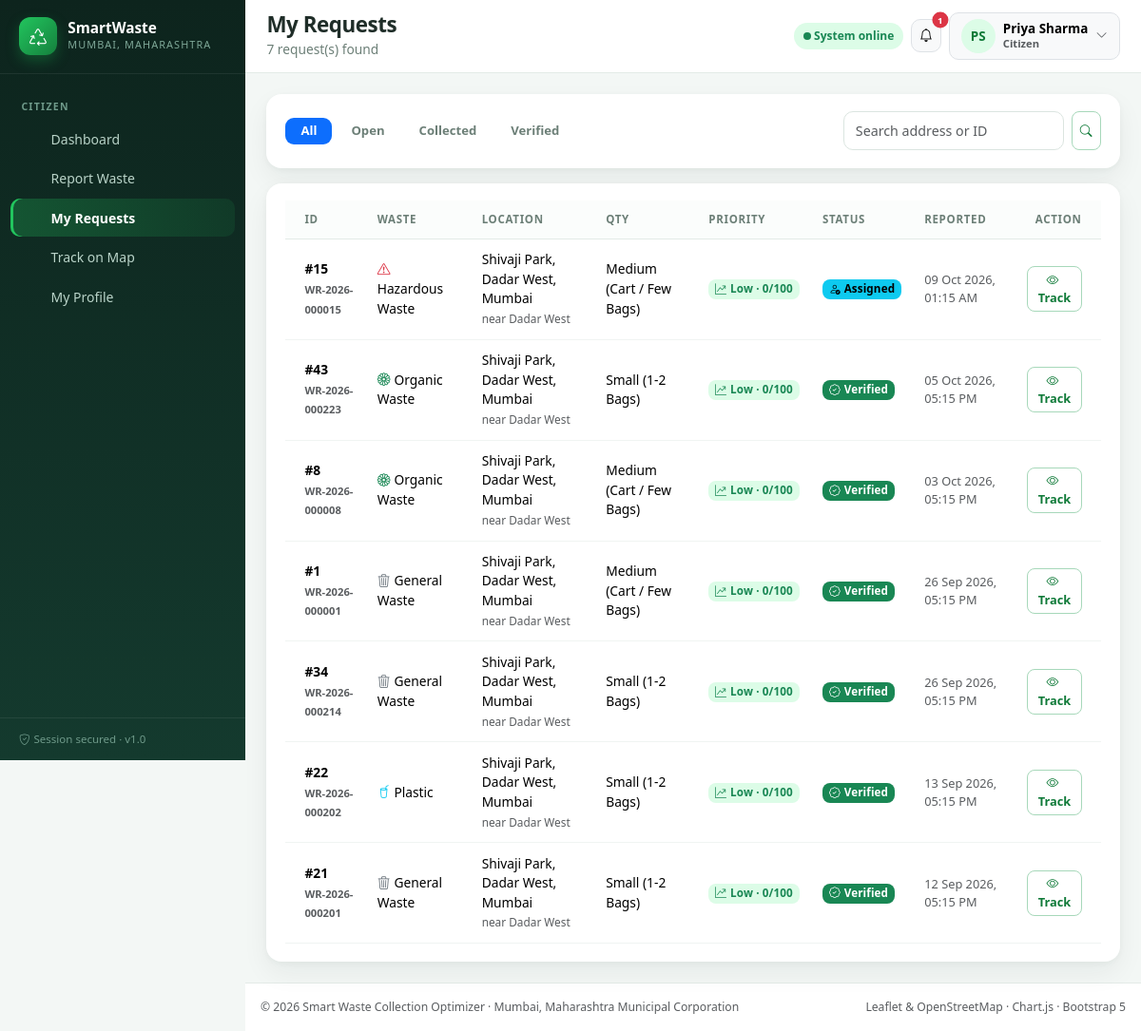
/citizen/requests.php (signed in), run on the app's committed database.
### tables this page shows
CREATE TABLE `users` (
  `id`            INT UNSIGNED NOT NULL AUTO_INCREMENT,
  `full_name`     VARCHAR(120)  NOT NULL,
  `email`         VARCHAR(150)  NOT NULL,
  `password_hash` VARCHAR(255)  NOT NULL,           
  `phone`         VARCHAR(20)   DEFAULT NULL,
  `role`          ENUM('citizen','admin','worker') NOT NULL DEFAULT 'citizen',
  `status`        ENUM('active','inactive') NOT NULL DEFAULT 'active',
  `avatar`        VARCHAR(255)  DEFAULT NULL,
  `last_login_at` DATETIME      DEFAULT NULL,
  `password_reset_token`   VARCHAR(255) DEFAULT NULL,  
  `password_reset_expires` DATETIME     DEFAULT NULL,  
  `created_at`    TIMESTAMP     NOT NULL DEFAULT CURRENT_TIMESTAMP,
  `updated_at`    TIMESTAMP     NOT NULL DEFAULT CURRENT_TIMESTAMP ON UPDATE CURRENT_TIMESTAMP,
  PRIMARY KEY (`id`),
  UNIQUE KEY `uq_users_email` (`email`),
  KEY `idx_users_role` (`role`)
);

CREATE TABLE `waste_requests` (
  `id`                  INT UNSIGNED NOT NULL AUTO_INCREMENT,
  `request_code`        VARCHAR(24)  NOT NULL,        
  `citizen_id`          INT UNSIGNED DEFAULT NULL,
  `user_id`             INT UNSIGNED DEFAULT NULL,    
  `waste_type`          ENUM('general','plastic','organic','e_waste','construction','hazardous','other')
                        NOT NULL DEFAULT 'general',
  `quantity`            ENUM('small','medium','large','bulk') NOT NULL DEFAULT 'small',
  `description`         TEXT DEFAULT NULL,
  `address`             VARCHAR(255) NOT NULL,
  `landmark`            VARCHAR(160) DEFAULT NULL,
  `latitude`            DECIMAL(10,7) DEFAULT NULL,
  `longitude`           DECIMAL(10,7) DEFAULT NULL,
  `gps_accuracy_m`      DECIMAL(8,2) DEFAULT NULL,
  `image_path`          VARCHAR(255) DEFAULT NULL,      
  `status`              ENUM('pending','prioritized','assigned','scheduled','in_progress',
                             'collected','verified','cancelled') NOT NULL DEFAULT 'pending',
  `priority_score`      TINYINT UNSIGNED NOT NULL DEFAULT 0,
  `priority_level`      ENUM('low','medium','high','critical') NOT NULL DEFAULT 'low',
  `priority_factors`    JSON DEFAULT NULL,              
  `assigned_worker_id`  INT UNSIGNED DEFAULT NULL,
  `assigned_team_id`    INT UNSIGNED DEFAULT NULL,
  `vehicle_id`          INT UNSIGNED DEFAULT NULL,
  `collection_plan_id`  INT UNSIGNED DEFAULT NULL,
  `plan_stop_number`    INT UNSIGNED DEFAULT NULL,
  `estimated_visit_time` DATETIME DEFAULT NULL,
  `assigned_at`        DATETIME DEFAULT NULL,
  `scheduled_at`        DATETIME DEFAULT NULL,
  `arrived_at`          DATETIME DEFAULT NULL,
  `started_at`          DATETIME DEFAULT NULL,
  `collected_at`        DATETIME DEFAULT NULL,
  `verified_at`         DATETIME DEFAULT NULL,
  `verified_by`         INT UNSIGNED DEFAULT NULL,
  `before_image`        VARCHAR(255) DEFAULT NULL,
  `after_image`         VARCHAR(255) DEFAULT NULL,
  `collection_lat`      DECIMAL(10,7) DEFAULT NULL,
  `collection_lng`      DECIMAL(10,7) DEFAULT NULL,
  `is_rejected`         TINYINT(1) NOT NULL DEFAULT 0,
  `reject_reason`       VARCHAR(255) DEFAULT NULL,
  `citizen_rating`      TINYINT UNSIGNED DEFAULT NULL,
  `citizen_feedback`    VARCHAR(255) DEFAULT NULL,
  `created_at`          TIMESTAMP NOT NULL DEFAULT CURRENT_TIMESTAMP,
  `updated_at`          TIMESTAMP NOT NULL DEFAULT CURRENT_TIMESTAMP ON UPDATE CURRENT_TIMESTAMP,
  PRIMARY KEY (`id`),
  UNIQUE KEY `uq_req_code` (`request_code`),
  KEY `idx_req_status` (`status`),
  KEY `idx_req_priority` (`priority_score`),
  KEY `idx_req_created` (`created_at`),
  KEY `idx_req_geo` (`latitude`,`longitude`),
  KEY `idx_req_citizen` (`citizen_id`),
  KEY `idx_req_worker` (`assigned_worker_id`),
  CONSTRAINT `fk_req_citizen`  FOREIGN KEY (`citizen_id`)         REFERENCES `citizens` (`id`) ON DELETE SET NULL ON UPDATE CASCADE,
  CONSTRAINT `fk_req_user`     FOREIGN KEY (`user_id`)            REFERENCES `users` (`id`)    ON DELETE SET NULL ON UPDATE CASCADE,
  CONSTRAINT `fk_req_worker`   FOREIGN KEY (`assigned_worker_id`) REFERENCES `workers` (`id`)  ON DELETE SET NULL ON UPDATE CASCADE,
  CONSTRAINT `fk_req_team`     FOREIGN KEY (`assigned_team_id`)   REFERENCES `teams` (`id`)    ON DELETE SET NULL ON UPDATE CASCADE,
  CONSTRAINT `fk_req_vehicle`  FOREIGN KEY (`vehicle_id`)         REFERENCES `vehicles` (`id`) ON DELETE SET NULL ON UPDATE CASCADE
);

### citizen/requests.php (the view, shortened to what the rows shown need)
<?php
require_once __DIR__ . '/../includes/auth.php';
require_once __DIR__ . '/../includes/priority.php';
$citizen = current_citizen() ?? [];
$cid     = (int) ($citizen['id'] ?? 0);
$q      = clean_str($_GET['q'] ?? '', 80);
$where  = 'citizen_id = ?';
$params = [$cid];
$rows = db_all(
    "SELECT * FROM waste_requests WHERE $where ORDER BY created_at DESC",
    $params
);
$pageTitle    = 'My Requests';
require __DIR__ . '/../includes/header.php';
?>
<div class="card card-soft">
  <div class="card-body">
    <?php if (!$rows): ?>
      <div class="empty-state">
        <i class="bi bi-inbox"></i>
        <p class="mb-1 fw-600">Nothing here yet</p>
        <p class="text-muted mb-3" style="font-size:.86rem">
          <?= $q ? 'No request matches your search.' : 'You have not reported any waste yet.' ?>
        </p>
        <a href="<?= e(APP_URL) ?>/citizen/report.php" class="btn btn-success btn-sm">
          <i class="bi bi-megaphone me-1"></i>Report waste
        </a>
      </div>
    <?php else: ?>
      <div class="table-responsive">
        <table class="table align-middle sw-table table-clickable mb-0">
          <thead>
            <tr>
              <th>ID</th><th>Waste</th><th>Location</th><th>Qty</th>
              <th>Priority</th><th>Status</th><th>Reported</th><th class="text-end">Action</th>
            </tr>
          </thead>
          <tbody>
            <?php foreach ($rows as $r):
                $w = waste_meta($r['waste_type']); ?>
              <tr onclick="window.location.href='<?= e(APP_URL) ?>/citizen/track.php?id=<?= (int) $r['id'] ?>'">
                <td class="fw-600">#<?= (int) $r['id'] ?><br>
                  <span class="text-muted" style="font-size:.7rem"><?= e($r['request_code']) ?></span></td>
                <td><i class="bi bi-<?= e($w['icon']) ?> me-1" style="color:<?= e($w['color']) ?>"></i><?= e($w['label']) ?></td>
                <td>
                  <?= e($r['address']) ?>
                  <?php if ($r['landmark']): ?>
                    <br><span class="text-muted" style="font-size:.74rem">near <?= e($r['landmark']) ?></span>
                  <?php endif; ?>
                </td>
                <td class="text-capitalize"><?= e(quantity_options()[$r['quantity']] ?? $r['quantity']) ?></td>
                <td><?= priority_badge($r['priority_level'], (int) $r['priority_score']) ?></td>
                <td><?= status_badge($r['status']) ?></td>
                <td class="text-muted" style="font-size:.8rem"><?= e(fmt_dt($r['created_at'])) ?></td>
                <td class="text-end">
                  <a href="<?= e(APP_URL) ?>/citizen/track.php?id=<?= (int) $r['id'] ?>" class="btn btn-sm btn-outline-success">
                    <i class="bi bi-eye me-1"></i>Track
                  </a>
                </td>
              </tr>
            <?php endforeach; ?>
          </tbody>
        </table>
      </div>
    <?php endif; ?>
  </div>
</div>
<?php require __DIR__ . '/../includes/footer.php';

### includes/header.php (shortened to what the rows shown need)
<?php
require_once __DIR__ . '/auth.php';
$pageTitle    = $pageTitle    ?? APP_NAME;
$bodyClass    = $bodyClass    ?? '';
$user         = current_user();
$role         = current_role();
$roleLabel = ['admin' => 'Municipal Authority', 'worker' => 'Collection Team', 'citizen' => 'Citizen'][$role ?? 'citizen'] ?? 'Guest';
$initials = function_exists('mb_substr')
    ? mb_strtoupper(mb_substr($user['full_name'] ?? 'G', 0, 1) . mb_substr(explode(' ', $user['full_name'] ?? 'U')[1] ?? '', 0, 1))
    : strtoupper(substr($user['full_name'] ?? 'G', 0, 2));
?>
<!DOCTYPE html>
<html lang="en">
<head>
<link href="https://cdn.jsdelivr.net/npm/bootstrap@5.3.3/dist/css/bootstrap.min.css" rel="stylesheet">
<link href="https://cdn.jsdelivr.net/npm/bootstrap-icons@1.11.3/font/bootstrap-icons.min.css" rel="stylesheet">
<link href="https://unpkg.com/leaflet@1.9.4/dist/leaflet.css" rel="stylesheet">
<link href="<?= APP_URL ?>/assets/css/style.css" rel="stylesheet">
</head>
<body class="<?= e($bodyClass) ?>">
<div class="app-shell">
  <div class="app-main">
    <header class="topbar">
      <div class="flex-grow-1 min-w-0">
        <h1 class="page-title text-truncate"><?= e($pageTitle) ?></h1>
      </div>
      <div class="d-flex align-items-center gap-2">
        <div class="dropdown">
          <button class="btn btn-light border d-flex align-items-center gap-2" data-bs-toggle="dropdown">
            <span class="avatar-circle"><?= e($initials) ?></span>
            <span class="d-none d-sm-inline text-start lh-sm">
              <span class="d-block fw-600" style="font-size:.84rem"><?= e($user['full_name'] ?? 'Guest') ?></span>
              <span class="d-block text-muted" style="font-size:.7rem"><?= e($roleLabel) ?></span>
            </span>
            <i class="bi bi-chevron-down small text-muted"></i>
          </button>
        </div>
      </div>
    </header>
    <main class="content">

### includes/functions.php (shortened to what the rows shown need)
<?php
require_once __DIR__ . '/../config/database.php';
function e($value): string
{
    return htmlspecialchars((string) $value, ENT_QUOTES, 'UTF-8');
}
function status_meta(string $status): array
{
    return [
        'pending'     => ['label' => 'Pending',      'color' => 'secondary', 'icon' => 'hourglass-split'],
        'prioritized' => ['label' => 'Prioritized',  'color' => 'warning',   'icon' => 'lightning-charge'],
        'assigned'    => ['label' => 'Assigned',     'color' => 'info',      'icon' => 'person-check'],
        'scheduled'   => ['label' => 'Scheduled',    'color' => 'primary',   'icon' => 'calendar-check'],
        'in_progress' => ['label' => 'In Progress',  'color' => 'dark',      'icon' => 'truck'],
        'collected'   => ['label' => 'Collected',    'color' => 'success',   'icon' => 'check2-circle'],
        'verified'    => ['label' => 'Verified',     'color' => 'success',   'icon' => 'patch-check'],
        'cancelled'   => ['label' => 'Cancelled',    'color' => 'danger',    'icon' => 'x-circle'],
    ][$status] ?? ['label' => ucfirst($status), 'color' => 'secondary', 'icon' => 'question-circle'];
}
function status_badge(string $status): string
{
    $m = status_meta($status);
    return '<span class="badge text-bg-' . $m['color'] . ' status-badge">'
        . '<i class="bi bi-' . $m['icon'] . ' me-1"></i>' . e($m['label']) . '</span>';
}
function priority_meta(string $level): array
{
    return [
        'critical' => ['label' => 'Critical', 'color' => 'danger',  'hex' => '#dc3545'],
        'high'     => ['label' => 'High',     'color' => 'warning', 'hex' => '#fd7e14'],
        'medium'   => ['label' => 'Medium',   'color' => 'warning', 'hex' => '#ffc107'],
        'low'      => ['label' => 'Low',      'color' => 'success', 'hex' => '#198754'],
    ][$level] ?? ['label' => ucfirst($level), 'color' => 'secondary', 'hex' => '#6c757d'];
}
function priority_badge(string $level, ?int $score = null): string
{
    $m = priority_meta($level);
    $text = $score !== null ? $m['label'] . ' &middot; ' . $score . '/100' : $m['label'];
    return '<span class="badge priority-badge bg-' . $m['color'] . '-subtle text-' . $m['color'] . '">'
        . '<i class="bi bi-graph-up-arrow me-1"></i>' . $text . '</span>';
}
function waste_meta(string $type): array
{
    return [
        'general'      => ['label' => 'General Waste',        'icon' => 'trash3',              'color' => '#6c757d'],
        'plastic'      => ['label' => 'Plastic',              'icon' => 'cup-straw',           'color' => '#0dcaf0'],
        'organic'      => ['label' => 'Organic Waste',        'icon' => 'flower1',             'color' => '#198754'],
        'e_waste'      => ['label' => 'E-Waste',              'icon' => 'cpu',                 'color' => '#6f42c1'],
        'construction' => ['label' => 'Construction Waste',   'icon' => 'truck-flatbed',       'color' => '#a0522d'],
        'hazardous'    => ['label' => 'Hazardous Waste',      'icon' => 'exclamation-triangle', 'color' => '#dc3545'],
        'other'        => ['label' => 'Other',                'icon' => 'three-dots',          'color' => '#495057'],
    ][$type] ?? ['label' => ucfirst(str_replace('_', ' ', $type)), 'icon' => 'trash', 'color' => '#6c757d'];
}
function fmt_dt(?string $dt, string $format = 'd M Y, h:i A'): string
{
    $ts = strtotime($dt);
    return $ts ? date($format, $ts) : '—';
}

### data on the page
users: full_name "PS", full_name "Priya Sharma"
waste_requests: id "15", request_code "WR-2026-000015", waste_type "Hazardous Waste", address "Shivaji Park, Dadar West, Mumbai", landmark "Dadar West", quantity "Medium (Cart / Few Bags)", text "Low · 0/100", status "Assigned", created_at "09 Oct 2026, 01:15 AM"
waste_requests: id "43", request_code "WR-2026-000223", waste_type "Organic Waste", address "Shivaji Park, Dadar West, Mumbai", landmark "Dadar West", quantity "Small (1-2 Bags)", text "Low · 0/100", status "Verified", created_at "05 Oct 2026, 05:15 PM"
waste_requests: id "8", request_code "WR-2026-000008", waste_type "Organic Waste", address "Shivaji Park, Dadar West, Mumbai", landmark "Dadar West", quantity "Medium (Cart / Few Bags)", text "Low · 0/100", status "Verified", created_at "03 Oct 2026, 05:15 PM"
waste_requests: id "1", request_code "WR-2026-000001", waste_type "General Waste", address "Shivaji Park, Dadar West, Mumbai", landmark "Dadar West", quantity "Medium (Cart / Few Bags)", text "Low · 0/100", status "Verified", created_at "26 Sep 2026, 05:15 PM"
waste_requests: id "34", request_code "WR-2026-000214", waste_type "General Waste", address "Shivaji Park, Dadar West, Mumbai", landmark "Dadar West", quantity "Small (1-2 Bags)", text "Low · 0/100", status "Verified", created_at "26 Sep 2026, 05:15 PM"
waste_requests: id "22", request_code "WR-2026-000202", waste_type "Plastic", address "Shivaji Park, Dadar West, Mumbai", landmark "Dadar West", quantity "Small (1-2 Bags)", text "Low · 0/100", status "Verified", created_at "13 Sep 2026, 05:15 PM"
waste_requests: id "21", request_code "WR-2026-000201", waste_type "General Waste", address "Shivaji Park, Dadar West, Mumbai", landmark "Dadar West", quantity "Small (1-2 Bags)", text "Low · 0/100", status "Verified", created_at "12 Sep 2026, 05:15 PM"

### other printed values
APP_SHORT "SmartWaste"
APP_CITY "MUMBAI, MAHARASHTRA"
$roleLabel "CITIZEN"
$label "Dashboard"
$label "Report Waste"
$label "My Requests"
$label "Track on Map"
$label "My Profile"
$pageTitle "My Requests"
$pageSubtitle "7 request(s) found"
$unread "1"
$roleLabel "Citizen"
$label "All"
$label "Open"
$label "Collected"
